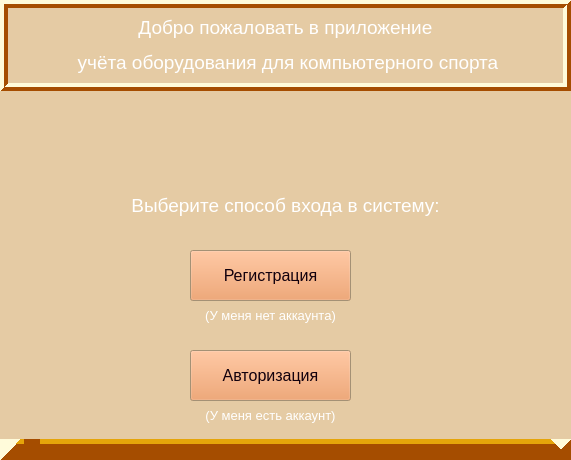
<?xml version="1.0" encoding="UTF-8"?>
<ui version="4.0">
 <class>MainWindow</class>
 <widget class="QMainWindow" name="MainWindow">
  <property name="geometry">
   <rect>
    <x>0</x>
    <y>0</y>
    <width>571</width>
    <height>460</height>
   </rect>
  </property>
  <property name="palette">
   <palette>
    <active>
     <colorrole role="WindowText">
      <brush brushstyle="SolidPattern">
       <color alpha="255">
        <red>255</red>
        <green>255</green>
        <blue>255</blue>
       </color>
      </brush>
     </colorrole>
     <colorrole role="Button">
      <brush brushstyle="SolidPattern">
       <color alpha="255">
        <red>237</red>
        <green>148</green>
        <blue>85</blue>
       </color>
      </brush>
     </colorrole>
     <colorrole role="Light">
      <brush brushstyle="SolidPattern">
       <color alpha="255">
        <red>255</red>
        <green>251</green>
        <blue>218</blue>
       </color>
      </brush>
     </colorrole>
     <colorrole role="Midlight">
      <brush brushstyle="SolidPattern">
       <color alpha="255">
        <red>229</red>
        <green>203</green>
        <blue>164</blue>
       </color>
      </brush>
     </colorrole>
     <colorrole role="Dark">
      <brush brushstyle="SolidPattern">
       <color alpha="255">
        <red>165</red>
        <green>77</green>
        <blue>0</blue>
       </color>
      </brush>
     </colorrole>
     <colorrole role="Mid">
      <brush brushstyle="SolidPattern">
       <color alpha="255">
        <red>229</red>
        <green>165</green>
        <blue>10</blue>
       </color>
      </brush>
     </colorrole>
     <colorrole role="Text">
      <brush brushstyle="SolidPattern">
       <color alpha="255">
        <red>29</red>
        <green>34</green>
        <blue>28</blue>
       </color>
      </brush>
     </colorrole>
     <colorrole role="BrightText">
      <brush brushstyle="SolidPattern">
       <color alpha="255">
        <red>36</red>
        <green>31</green>
        <blue>49</blue>
       </color>
      </brush>
     </colorrole>
     <colorrole role="ButtonText">
      <brush brushstyle="SolidPattern">
       <color alpha="255">
        <red>18</red>
        <green>0</green>
        <blue>13</blue>
       </color>
      </brush>
     </colorrole>
     <colorrole role="Base">
      <brush brushstyle="SolidPattern">
       <color alpha="255">
        <red>248</red>
        <green>199</green>
        <blue>148</blue>
       </color>
      </brush>
     </colorrole>
     <colorrole role="Window">
      <brush brushstyle="SolidPattern">
       <color alpha="255">
        <red>229</red>
        <green>203</green>
        <blue>164</blue>
       </color>
      </brush>
     </colorrole>
     <colorrole role="Shadow">
      <brush brushstyle="SolidPattern">
       <color alpha="255">
        <red>16</red>
        <green>10</green>
        <blue>10</blue>
       </color>
      </brush>
     </colorrole>
     <colorrole role="HighlightedText">
      <brush brushstyle="SolidPattern">
       <color alpha="255">
        <red>255</red>
        <green>255</green>
        <blue>255</blue>
       </color>
      </brush>
     </colorrole>
     <colorrole role="AlternateBase">
      <brush brushstyle="SolidPattern">
       <color alpha="255">
        <red>228</red>
        <green>197</green>
        <blue>166</blue>
       </color>
      </brush>
     </colorrole>
     <colorrole role="ToolTipBase">
      <brush brushstyle="SolidPattern">
       <color alpha="255">
        <red>230</red>
        <green>255</green>
        <blue>171</blue>
       </color>
      </brush>
     </colorrole>
     <colorrole role="ToolTipText">
      <brush brushstyle="SolidPattern">
       <color alpha="255">
        <red>0</red>
        <green>0</green>
        <blue>0</blue>
       </color>
      </brush>
     </colorrole>
     <colorrole role="PlaceholderText">
      <brush brushstyle="SolidPattern">
       <color alpha="128">
        <red>252</red>
        <green>252</green>
        <blue>252</blue>
       </color>
      </brush>
     </colorrole>
    </active>
    <inactive>
     <colorrole role="WindowText">
      <brush brushstyle="SolidPattern">
       <color alpha="255">
        <red>255</red>
        <green>255</green>
        <blue>255</blue>
       </color>
      </brush>
     </colorrole>
     <colorrole role="Button">
      <brush brushstyle="SolidPattern">
       <color alpha="255">
        <red>237</red>
        <green>148</green>
        <blue>85</blue>
       </color>
      </brush>
     </colorrole>
     <colorrole role="Light">
      <brush brushstyle="SolidPattern">
       <color alpha="255">
        <red>255</red>
        <green>251</green>
        <blue>218</blue>
       </color>
      </brush>
     </colorrole>
     <colorrole role="Midlight">
      <brush brushstyle="SolidPattern">
       <color alpha="255">
        <red>229</red>
        <green>203</green>
        <blue>164</blue>
       </color>
      </brush>
     </colorrole>
     <colorrole role="Dark">
      <brush brushstyle="SolidPattern">
       <color alpha="255">
        <red>165</red>
        <green>77</green>
        <blue>0</blue>
       </color>
      </brush>
     </colorrole>
     <colorrole role="Mid">
      <brush brushstyle="SolidPattern">
       <color alpha="255">
        <red>229</red>
        <green>165</green>
        <blue>10</blue>
       </color>
      </brush>
     </colorrole>
     <colorrole role="Text">
      <brush brushstyle="SolidPattern">
       <color alpha="255">
        <red>29</red>
        <green>34</green>
        <blue>28</blue>
       </color>
      </brush>
     </colorrole>
     <colorrole role="BrightText">
      <brush brushstyle="SolidPattern">
       <color alpha="255">
        <red>36</red>
        <green>31</green>
        <blue>49</blue>
       </color>
      </brush>
     </colorrole>
     <colorrole role="ButtonText">
      <brush brushstyle="SolidPattern">
       <color alpha="255">
        <red>18</red>
        <green>0</green>
        <blue>13</blue>
       </color>
      </brush>
     </colorrole>
     <colorrole role="Base">
      <brush brushstyle="SolidPattern">
       <color alpha="255">
        <red>248</red>
        <green>199</green>
        <blue>148</blue>
       </color>
      </brush>
     </colorrole>
     <colorrole role="Window">
      <brush brushstyle="SolidPattern">
       <color alpha="255">
        <red>229</red>
        <green>203</green>
        <blue>164</blue>
       </color>
      </brush>
     </colorrole>
     <colorrole role="Shadow">
      <brush brushstyle="SolidPattern">
       <color alpha="255">
        <red>16</red>
        <green>10</green>
        <blue>10</blue>
       </color>
      </brush>
     </colorrole>
     <colorrole role="HighlightedText">
      <brush brushstyle="SolidPattern">
       <color alpha="255">
        <red>255</red>
        <green>255</green>
        <blue>255</blue>
       </color>
      </brush>
     </colorrole>
     <colorrole role="AlternateBase">
      <brush brushstyle="SolidPattern">
       <color alpha="255">
        <red>228</red>
        <green>197</green>
        <blue>166</blue>
       </color>
      </brush>
     </colorrole>
     <colorrole role="ToolTipBase">
      <brush brushstyle="SolidPattern">
       <color alpha="255">
        <red>230</red>
        <green>255</green>
        <blue>171</blue>
       </color>
      </brush>
     </colorrole>
     <colorrole role="ToolTipText">
      <brush brushstyle="SolidPattern">
       <color alpha="255">
        <red>0</red>
        <green>0</green>
        <blue>0</blue>
       </color>
      </brush>
     </colorrole>
     <colorrole role="PlaceholderText">
      <brush brushstyle="SolidPattern">
       <color alpha="128">
        <red>252</red>
        <green>252</green>
        <blue>252</blue>
       </color>
      </brush>
     </colorrole>
    </inactive>
    <disabled>
     <colorrole role="WindowText">
      <brush brushstyle="SolidPattern">
       <color alpha="255">
        <red>165</red>
        <green>77</green>
        <blue>0</blue>
       </color>
      </brush>
     </colorrole>
     <colorrole role="Button">
      <brush brushstyle="SolidPattern">
       <color alpha="255">
        <red>237</red>
        <green>148</green>
        <blue>85</blue>
       </color>
      </brush>
     </colorrole>
     <colorrole role="Light">
      <brush brushstyle="SolidPattern">
       <color alpha="255">
        <red>255</red>
        <green>251</green>
        <blue>218</blue>
       </color>
      </brush>
     </colorrole>
     <colorrole role="Midlight">
      <brush brushstyle="SolidPattern">
       <color alpha="255">
        <red>229</red>
        <green>203</green>
        <blue>164</blue>
       </color>
      </brush>
     </colorrole>
     <colorrole role="Dark">
      <brush brushstyle="SolidPattern">
       <color alpha="255">
        <red>165</red>
        <green>77</green>
        <blue>0</blue>
       </color>
      </brush>
     </colorrole>
     <colorrole role="Mid">
      <brush brushstyle="SolidPattern">
       <color alpha="255">
        <red>229</red>
        <green>165</green>
        <blue>10</blue>
       </color>
      </brush>
     </colorrole>
     <colorrole role="Text">
      <brush brushstyle="SolidPattern">
       <color alpha="255">
        <red>165</red>
        <green>77</green>
        <blue>0</blue>
       </color>
      </brush>
     </colorrole>
     <colorrole role="BrightText">
      <brush brushstyle="SolidPattern">
       <color alpha="255">
        <red>36</red>
        <green>31</green>
        <blue>49</blue>
       </color>
      </brush>
     </colorrole>
     <colorrole role="ButtonText">
      <brush brushstyle="SolidPattern">
       <color alpha="255">
        <red>165</red>
        <green>77</green>
        <blue>0</blue>
       </color>
      </brush>
     </colorrole>
     <colorrole role="Base">
      <brush brushstyle="SolidPattern">
       <color alpha="255">
        <red>229</red>
        <green>203</green>
        <blue>164</blue>
       </color>
      </brush>
     </colorrole>
     <colorrole role="Window">
      <brush brushstyle="SolidPattern">
       <color alpha="255">
        <red>229</red>
        <green>203</green>
        <blue>164</blue>
       </color>
      </brush>
     </colorrole>
     <colorrole role="Shadow">
      <brush brushstyle="SolidPattern">
       <color alpha="255">
        <red>16</red>
        <green>10</green>
        <blue>10</blue>
       </color>
      </brush>
     </colorrole>
     <colorrole role="HighlightedText">
      <brush brushstyle="SolidPattern">
       <color alpha="255">
        <red>255</red>
        <green>255</green>
        <blue>255</blue>
       </color>
      </brush>
     </colorrole>
     <colorrole role="AlternateBase">
      <brush brushstyle="SolidPattern">
       <color alpha="255">
        <red>228</red>
        <green>197</green>
        <blue>166</blue>
       </color>
      </brush>
     </colorrole>
     <colorrole role="ToolTipBase">
      <brush brushstyle="SolidPattern">
       <color alpha="255">
        <red>230</red>
        <green>255</green>
        <blue>171</blue>
       </color>
      </brush>
     </colorrole>
     <colorrole role="ToolTipText">
      <brush brushstyle="SolidPattern">
       <color alpha="255">
        <red>0</red>
        <green>0</green>
        <blue>0</blue>
       </color>
      </brush>
     </colorrole>
     <colorrole role="PlaceholderText">
      <brush brushstyle="SolidPattern">
       <color alpha="128">
        <red>252</red>
        <green>252</green>
        <blue>252</blue>
       </color>
      </brush>
     </colorrole>
    </disabled>
   </palette>
  </property>
  <property name="windowTitle">
   <string>Окно приветствия</string>
  </property>
  <widget class="QWidget" name="centralwidget">
   <widget class="QPushButton" name="pushButton">
    <property name="geometry">
     <rect>
      <x>190</x>
      <y>350</y>
      <width>161</width>
      <height>51</height>
     </rect>
    </property>
    <property name="font">
     <font>
      <pointsize>12</pointsize>
     </font>
    </property>
    <property name="text">
     <string>Авторизация</string>
    </property>
   </widget>
   <widget class="QLabel" name="label">
    <property name="geometry">
     <rect>
      <x>0</x>
      <y>0</y>
      <width>571</width>
      <height>91</height>
     </rect>
    </property>
    <property name="font">
     <font>
      <pointsize>14</pointsize>
     </font>
    </property>
    <property name="frameShape">
     <enum>QFrame::Box</enum>
    </property>
    <property name="frameShadow">
     <enum>QFrame::Raised</enum>
    </property>
    <property name="lineWidth">
     <number>4</number>
    </property>
    <property name="text">
     <string>&lt;html&gt;&lt;head/&gt;&lt;body&gt;&lt;p align=&quot;center&quot;&gt;Добро пожаловать в приложение &lt;/p&gt;&lt;p align=&quot;center&quot;&gt;учёта оборудования для компьютерного спорта&lt;/p&gt;&lt;/body&gt;&lt;/html&gt;</string>
    </property>
   </widget>
   <widget class="QLabel" name="label_2">
    <property name="geometry">
     <rect>
      <x>10</x>
      <y>170</y>
      <width>551</width>
      <height>71</height>
     </rect>
    </property>
    <property name="font">
     <font>
      <pointsize>14</pointsize>
     </font>
    </property>
    <property name="text">
     <string>&lt;html&gt;&lt;head/&gt;&lt;body&gt;&lt;p align=&quot;center&quot;&gt;Выберите способ входа в систему:&lt;/p&gt;&lt;/body&gt;&lt;/html&gt;</string>
    </property>
   </widget>
   <widget class="QPushButton" name="pushButton_2">
    <property name="geometry">
     <rect>
      <x>190</x>
      <y>250</y>
      <width>161</width>
      <height>51</height>
     </rect>
    </property>
    <property name="font">
     <font>
      <pointsize>12</pointsize>
     </font>
    </property>
    <property name="text">
     <string>Регистрация</string>
    </property>
   </widget>
   <widget class="QLabel" name="label_3">
    <property name="geometry">
     <rect>
      <x>190</x>
      <y>400</y>
      <width>161</width>
      <height>31</height>
     </rect>
    </property>
    <property name="font">
     <font>
      <pointsize>14</pointsize>
     </font>
    </property>
    <property name="text">
     <string>&lt;html&gt;&lt;head/&gt;&lt;body&gt;&lt;p align=&quot;center&quot;&gt;&lt;span style=&quot; font-size:10pt;&quot;&gt;(У меня есть аккаунт)&lt;/span&gt;&lt;/p&gt;&lt;/body&gt;&lt;/html&gt;</string>
    </property>
   </widget>
   <widget class="QLabel" name="label_4">
    <property name="geometry">
     <rect>
      <x>190</x>
      <y>300</y>
      <width>161</width>
      <height>31</height>
     </rect>
    </property>
    <property name="font">
     <font>
      <pointsize>14</pointsize>
     </font>
    </property>
    <property name="text">
     <string>&lt;html&gt;&lt;head/&gt;&lt;body&gt;&lt;p align=&quot;center&quot;&gt;&lt;span style=&quot; font-size:10pt;&quot;&gt;(У меня нет аккаунта)&lt;/span&gt;&lt;/p&gt;&lt;/body&gt;&lt;/html&gt;</string>
    </property>
   </widget>
   <widget class="QFrame" name="frame">
    <property name="geometry">
     <rect>
      <x>0</x>
      <y>439</y>
      <width>571</width>
      <height>21</height>
     </rect>
    </property>
    <property name="frameShape">
     <enum>QFrame::Box</enum>
    </property>
    <property name="frameShadow">
     <enum>QFrame::Raised</enum>
    </property>
    <property name="lineWidth">
     <number>16</number>
    </property>
    <property name="midLineWidth">
     <number>8</number>
    </property>
   </widget>
  </widget>
 </widget>
 <resources/>
 <connections/>
</ui>
